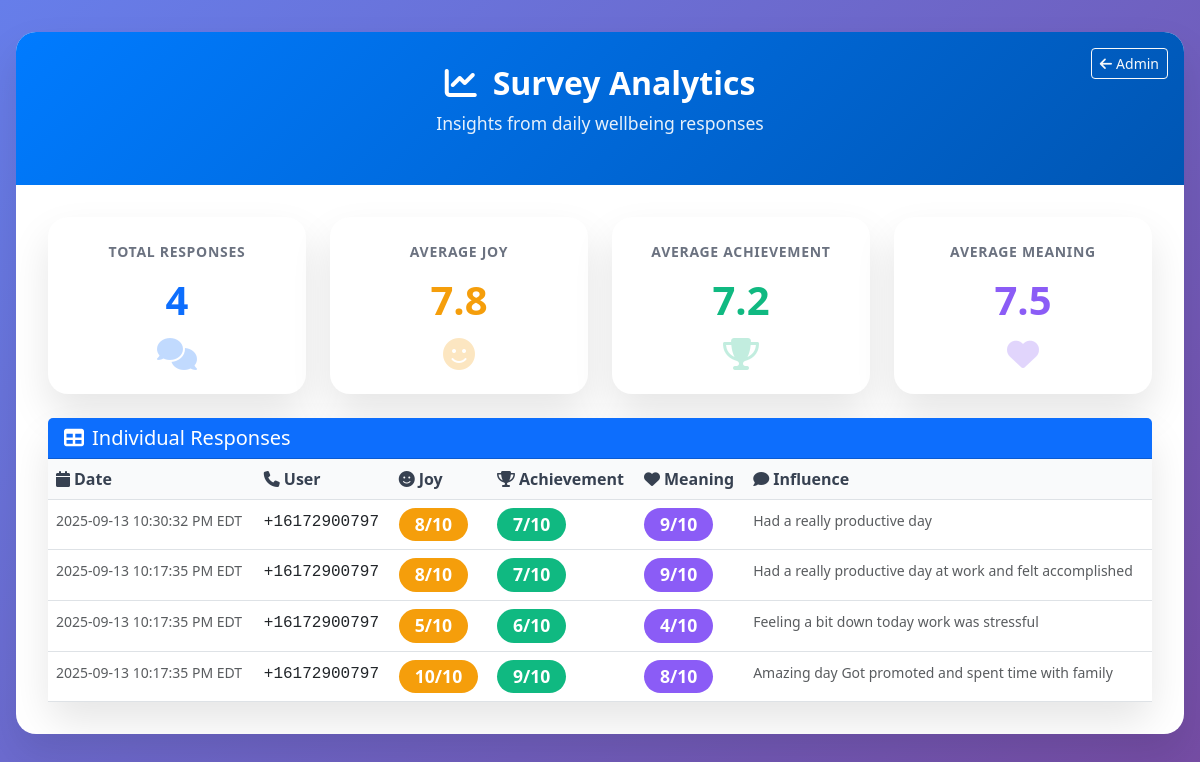
The app's page /responses with its own data.
### tables this page shows
CREATE TABLE responses (
        id INTEGER PRIMARY KEY AUTOINCREMENT,
        user_id INTEGER,
        joy INTEGER,
        achievement INTEGER,
        meaningfulness INTEGER,
        influence TEXT,
        date TEXT,
        FOREIGN KEY(user_id) REFERENCES users(id)
    );

CREATE TABLE users (
        id INTEGER PRIMARY KEY AUTOINCREMENT,
        phone TEXT NOT NULL
    );

### app.py (the view)
@app.route('/responses')
def view_responses():
    try:
        conn = sqlite3.connect(DB_PATH)
        c = conn.cursor()
        c.execute('''SELECT r.id, u.phone, r.joy, r.achievement, r.meaningfulness,
                            r.influence, r.date
                     FROM responses r
                     JOIN users u ON r.user_id = u.id
                     ORDER BY r.date DESC''')
        raw_responses = c.fetchall()
        conn.close()
        responses = []
        for response in raw_responses:
            try:
                response_list = list(response)
                if response[6]:  # Check if date exists
                    response_list[6] = convert_utc_to_eastern(response[6])
                responses.append(tuple(response_list))
            except Exception as e:
                print(f"Error processing response {response}: {e}")
                responses.append(response)
        return render_template('responses.html', responses=responses)
    except Exception as e:
        print(f"Error in view_responses: {e}")
        return render_template('responses.html', responses=[])

### app.py (called while the page is built)
def convert_utc_to_eastern(utc_timestamp_str):
    try:
        utc_dt = datetime.strptime(utc_timestamp_str, '%Y-%m-%d %H:%M:%S')
        utc_dt = utc_dt.replace(tzinfo=pytz.UTC)
        eastern = pytz.timezone('US/Eastern')
        eastern_dt = utc_dt.astimezone(eastern)
        return eastern_dt.strftime('%Y-%m-%d %I:%M:%S %p %Z')
    except Exception as e:
        print(f"Error converting timestamp: {e}")
        return utc_timestamp_str

### templates/responses.html (shortened to what this page needs)
<!DOCTYPE html>
<html lang="en">
<head>
    <link href="https://cdn.jsdelivr.net/npm/bootstrap@5.3.0/dist/css/bootstrap.min.css" rel="stylesheet">
    <link href="https://cdnjs.cloudflare.com/ajax/libs/font-awesome/6.4.0/css/all.min.css" rel="stylesheet">
</head>
<body>
    <div class="responses-container">
        <div class="card responses-card">
            <div class="responses-header">
                <h1 class="responses-title">
                    <i class="fas fa-chart-line me-3"></i>Survey Analytics
                </h1>
                <p class="responses-subtitle">Insights from daily wellbeing responses</p>
                <div class="position-absolute top-0 end-0 mt-3 me-3">
                    <a href="/admin" class="btn btn-outline-light btn-sm" title="Back to Admin Dashboard">
                        <i class="fas fa-arrow-left me-1"></i>Admin
                    </a>
                </div>
            </div>
            <div class="responses-body">
        {% if responses %}
            <div class="row mb-4">
                <div class="col-md-3">
                    <div class="card metric-card">
                        <div class="metric-label">Total Responses</div>
                        <div class="metric-value text-primary">{{ responses|length }}</div>
                        <i class="fas fa-comments fa-2x text-primary opacity-25"></i>
                    </div>
                </div>
                <div class="col-md-3">
                    <div class="card metric-card">
                        <div class="metric-label">Average Joy</div>
                        {% set joy_sum = responses | sum(attribute=2) %}
                        {% set joy_avg = (joy_sum / responses|length) | round(1) %}
                        <div class="metric-value joy-color">{{ joy_avg }}</div>
                        <i class="fas fa-smile fa-2x joy-color opacity-25"></i>
                    </div>
                </div>
                <div class="col-md-3">
                    <div class="card metric-card">
                        <div class="metric-label">Average Achievement</div>
                        {% set achievement_sum = responses | sum(attribute=3) %}
                        {% set achievement_avg = (achievement_sum / responses|length) | round(1) %}
                        <div class="metric-value achievement-color">{{ achievement_avg }}</div>
                        <i class="fas fa-trophy fa-2x achievement-color opacity-25"></i>
                    </div>
                </div>
                <div class="col-md-3">
                    <div class="card metric-card">
                        <div class="metric-label">Average Meaning</div>
                        {% set meaning_sum = responses | sum(attribute=4) %}
                        {% set meaning_avg = (meaning_sum / responses|length) | round(1) %}
                        <div class="metric-value meaning-color">{{ meaning_avg }}</div>
                        <i class="fas fa-heart fa-2x meaning-color opacity-25"></i>
                    </div>
                </div>
            </div>
            <div class="row">
                <div class="col-12">
                    <div class="card">
                        <div class="card-header bg-primary text-white">
                            <h5 class="mb-0"><i class="fas fa-table me-2"></i>Individual Responses</h5>
                        </div>
                        <div class="card-body p-0">
                            <div class="table-responsive">
                                <table class="table table-hover mb-0">
                                    <thead>
                                        <tr>
                                            <th><i class="fas fa-calendar me-1"></i>Date</th>
                                            <th><i class="fas fa-phone me-1"></i>User</th>
                                            <th><i class="fas fa-smile me-1"></i>Joy</th>
                                            <th><i class="fas fa-trophy me-1"></i>Achievement</th>
                                            <th><i class="fas fa-heart me-1"></i>Meaning</th>
                                            <th><i class="fas fa-comment me-1"></i>Influence</th>
                                        </tr>
                                    </thead>
                                    <tbody>
                                        {% for response in responses %}
                                        <tr>
                                            <td>
                                                <small class="text-muted">{{ response[6] }}</small>
                                            </td>
                                            <td>
                                                <span class="font-monospace">{{ response[1] }}</span>
                                            </td>
                                            <td>
                                                <span class="badge response-badge" style="background-color: var(--joy-color);">
                                                    {{ response[2] }}/10
                                                </span>
                                            </td>
                                            <td>
                                                <span class="badge response-badge" style="background-color: var(--achievement-color);">
                                                    {{ response[3] }}/10
                                                </span>
                                            </td>
                                            <td>
                                                <span class="badge response-badge" style="background-color: var(--meaning-color);">
                                                    {{ response[4] }}/10
                                                </span>
                                            </td>
                                            <td>
                                                <small class="text-muted">{{ response[5] or 'No comment' }}</small>
                                            </td>
                                        </tr>
                                        {% endfor %}
                                    </tbody>
                                </table>
                            </div>
                        </div>
                    </div>
                </div>
            </div>
                {% endif %}
            </div>
        </div>
    </div>
</body>
</html>

### templates/responses.html (style rules this page uses)
:root { --primary-color: #6366f1; --joy-color: #f59e0b; --achievement-color: #10b981; --meaning-color: #8b5cf6; --light-bg: #f8fafc; }
body { background: linear-gradient(135deg, #667eea 0%, #764ba2 100%); min-height: 100vh; font-family: 'Segoe UI', Tahoma, Geneva, Verdana, sans-serif; }
.responses-container { max-width: 1200px; margin: 2rem auto; padding: 0 1rem; }
.responses-card { background: white; border-radius: 20px; box-shadow: 0 20px 40px rgba(0,0,0,0.1); overflow: hidden; border: none; }
.responses-header { background: linear-gradient(135deg, #007bff, #0056b3); color: white; padding: 2rem; text-align: center; position: relative; }
.responses-title { font-size: 2rem; font-weight: 600; margin-bottom: 0.5rem; }
.responses-subtitle { opacity: 0.9; font-size: 1.1rem; }
.responses-body { padding: 2rem; }
.card { border: none; border-radius: 20px; box-shadow: 0 20px 40px rgba(0,0,0,0.1); transition: transform 0.2s; background: white; }
.metric-card { background: white; text-align: center; padding: 1.5rem; }
.metric-value { font-size: 2.5rem; font-weight: 700; margin: 0.5rem 0; }
.metric-label { color: #6b7280; font-weight: 600; text-transform: uppercase; font-size: 0.875rem; letter-spacing: 0.05em; }
.joy-color { color: var(--joy-color); }
.achievement-color { color: var(--achievement-color); }
.meaning-color { color: var(--meaning-color); }
.response-badge { font-size: 1.1rem; padding: 0.5rem 1rem; border-radius: 2rem; }
.table th { border-top: none; font-weight: 600; color: #374151; background-color: #f9fafb; }

### records on screen
responses: date "2025-09-13 10:30:32 PM EDT", phone "+16172900797", joy "8", achievement "7", meaningfulness "9", influence "Had a really productive day"
responses: date "2025-09-13 10:17:35 PM EDT", phone "+16172900797", joy "8", achievement "7", meaningfulness "9", influence "Had a really productive day at work and felt accomplished"
responses: date "2025-09-13 10:17:35 PM EDT", phone "+16172900797", joy "5", achievement "6", meaningfulness "4", influence "Feeling a bit down today work was stressful"
responses: date "2025-09-13 10:17:35 PM EDT", phone "+16172900797", joy "10", achievement "9", meaningfulness "8", influence "Amazing day Got promoted and spent time with family"

### other values on screen
{{ responses|length }} "4"
{{ joy_avg }} "7.8"
{{ achievement_avg }} "7.2"
{{ meaning_avg }} "7.5"
